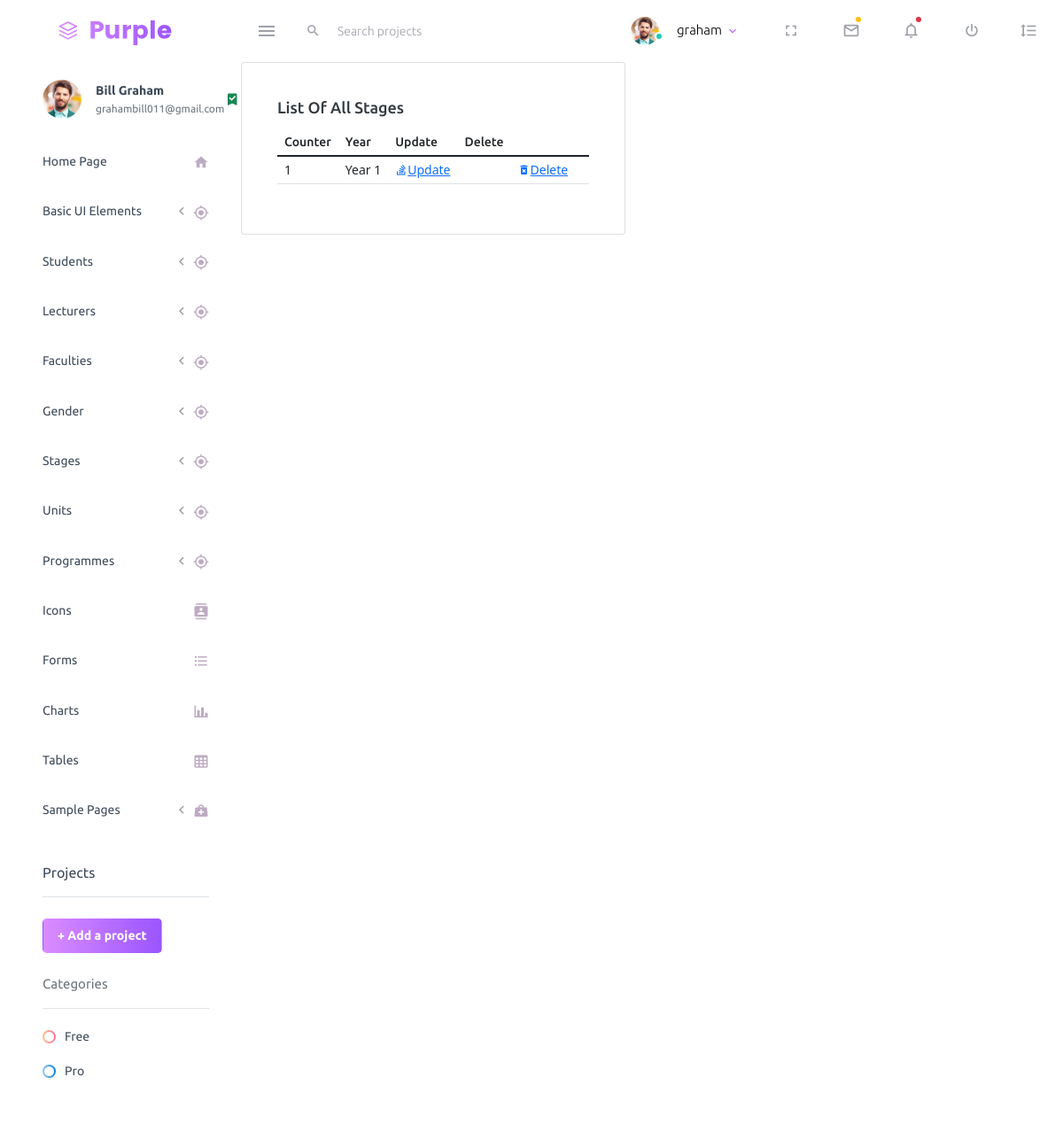
The page /school/list-stage/ (signed in) on the database as committed earlier.
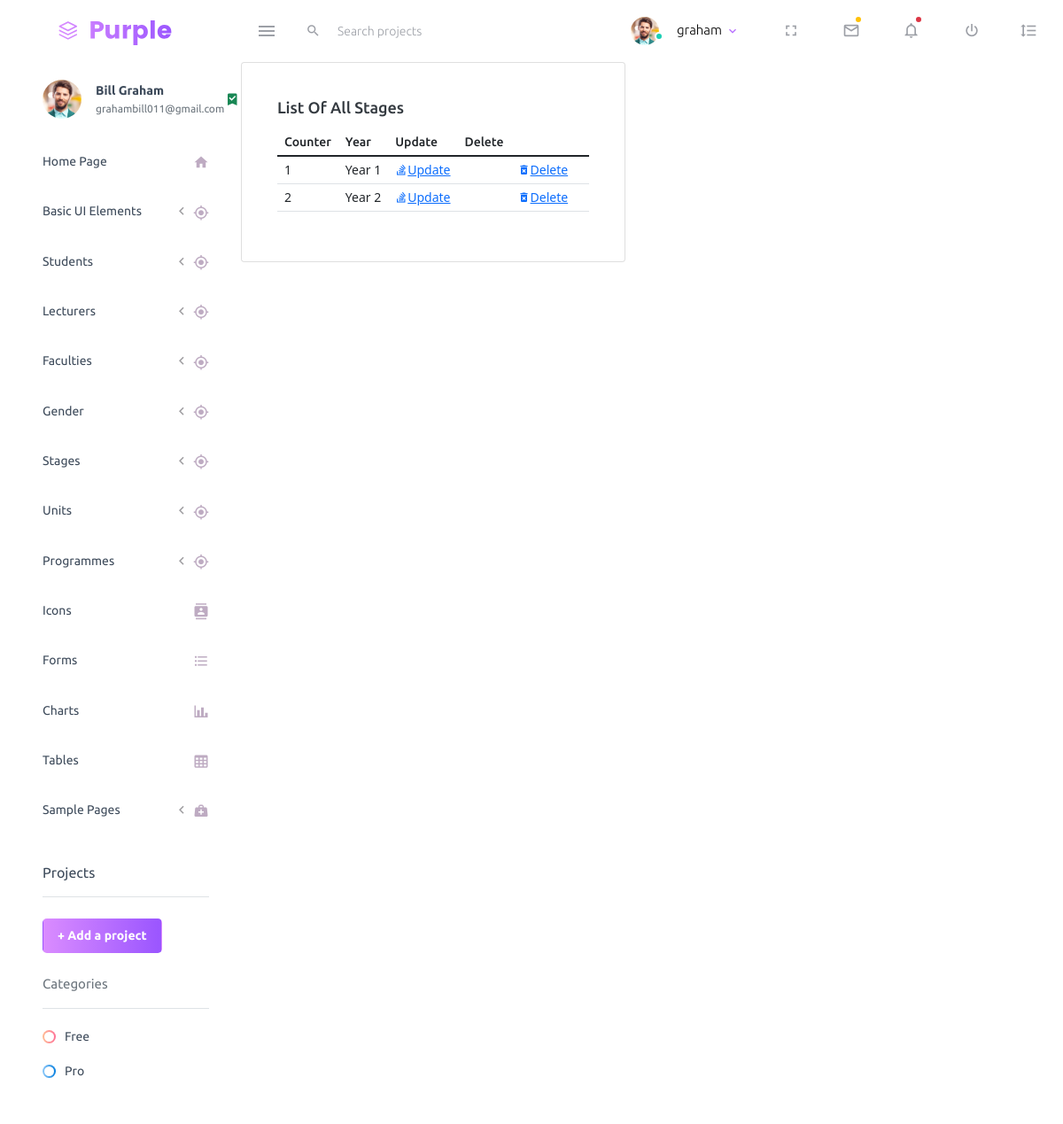
The same page on the database as committed later.
### school/models.py (models this page shows, shortened)
class Stages(models.Model):
    year=models.CharField(max_length=255, blank=True, null=True)

### school/views.py (the view)
# urls.py: path('list-stage/', views.ListStage, name='list-stage'),
@login_required
def ListStage(request):
	title = 'List of All Stages'
	queryset = Stages.objects.all()
	context = {
	"title": title,
	"queryset": queryset,
	}
	return render(request, "school/list-stages.html", context)

### school/templates/school/list-stages.html (shortened to what this page needs)
{% extends 'index2.html' %}
{% load static %}
{% block content %}
<div class="row">
    <div class="col-12 grid-margin">
      <div class="card">
        <div class="card-body">
          <h4 class="card-title">{{title}}</h4>
          <div class="table-responsive">
            <table class="table">
              <thead>
                <tr>
                  <th>Counter</th>
                  <th>Year</th>
                  <th>Update</th>
                  <th>Delete</th>
                </tr>
              </thead>
              <tbody>
                {% for instance in queryset %}
                    <tr>
                        <td>{{forloop.counter}}</td>
                        <td>{{instance.year}}</td>
                        <td><a href="{% url 'school:edit-stage' instance.id%}" class="mdi mdi-stack-overflow">Update</a><td>
                        <td><a href="{% url 'school:delete-stage' instance.id%}" class="mdi mdi-delete-forever">Delete</a><td>
                    </tr>
                {% endfor %}
              </tbody>
            </table>
          </div>
        </div>
      </div>
    </div>
  </div>
  {% endblock content %}

Rows that differ between the two databases and show on the page:
added Stages: year "Year 2"
